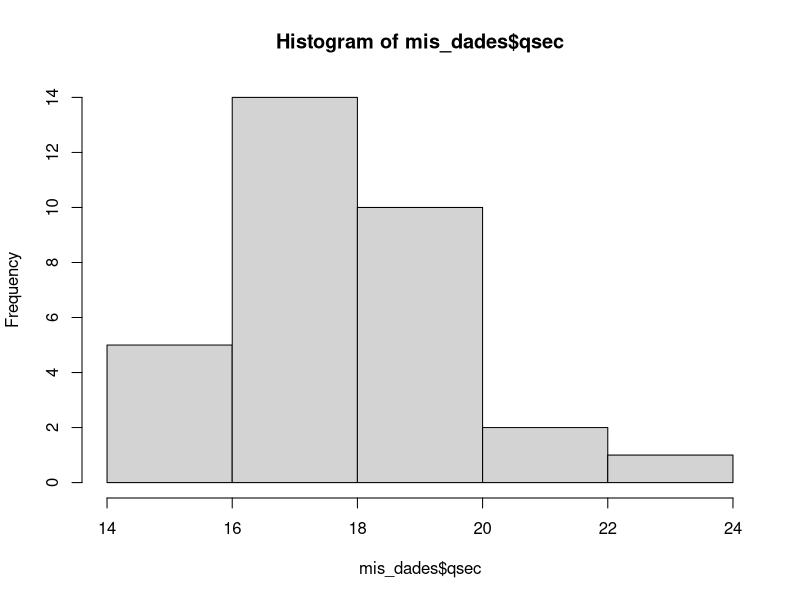
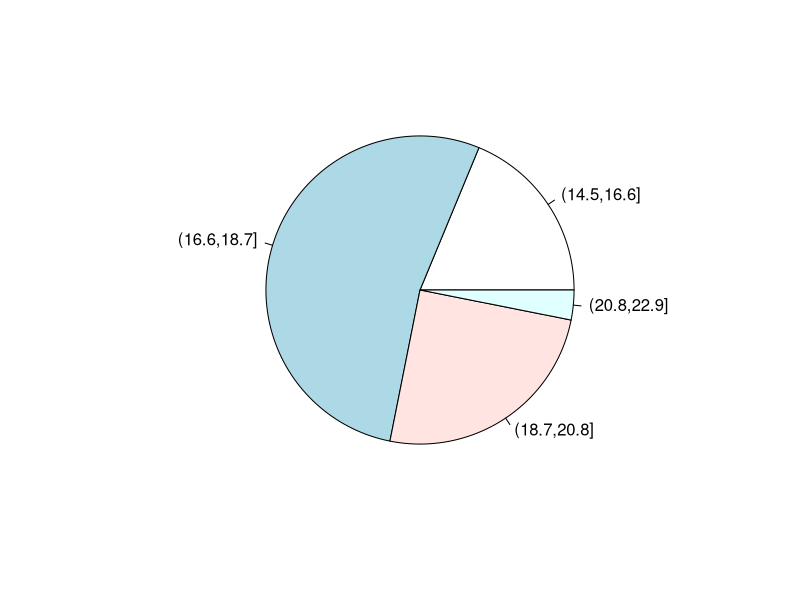
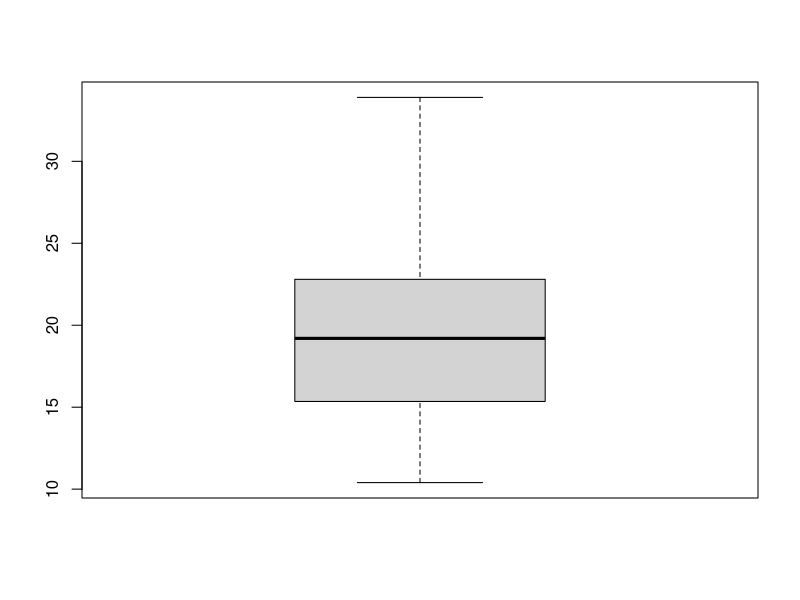

Reproduce these figures in R, in order.
#Codigo para problema 1
mis_dades <- mtcars
mis_dades
#mitjana qsec
mis_dades$qsec
#ordenar
sort(mis_dades$qsec)
#tallarlo en intervals + dir quants temps hi han a cada interval
cut(mis_dades$qsec, breaks=4)
qsec_intervalos <- cut(mis_dades$qsec, breaks=4)
qsec_intervalos
table(qsec_intervalos)
#histograma
hist(mis_dades$qsec, breaks= 4)
#mitjana
mean(mis_dades$qsec)

#mediana
sort(mis_dades$drat)
median(mis_dades$drat)
quantile(mis_dades$drat)
#el primer quartil 
quantile(mis_dades$drat,0.25)

#tallar al 18%
quantile(mis_dades$mpg, 0.18)

#fi(6/32) and ni(6)
ni<-table(qsec_intervalos)
ni
sum(ni)
fi<-ni/sum(ni)
fi
#dibuixar-ho
pie(fi)
#tabla de frecuencias
ni<-table(qsec_intervalos)
fi<-ni/sum(ni)
Ni<-cumsum(fi)
Fi<-cumsum(fi)
cbind(ni,fi,Ni,Fi)
#Ranginterquartílic
mis_dades$cyl
quantile(mis_dades$cyl,0.75)-quantile(mis_dades$cyl,0.25)
IQR(mis_dades$cyl)
boxplot(mis_dades$mpg)
#desviacio tipica
sd(mis_dades$cyl)
#varianza
var(mis_dades$qsec)
